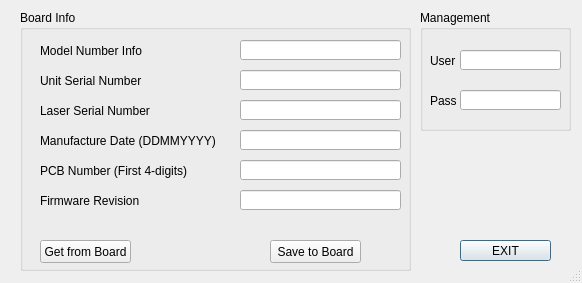
<?xml version="1.0" encoding="UTF-8"?>
<ui version="4.0">
 <class>Dialog</class>
 <widget class="QDialog" name="Dialog">
  <property name="geometry">
   <rect>
    <x>0</x>
    <y>0</y>
    <width>582</width>
    <height>283</height>
   </rect>
  </property>
  <property name="windowTitle">
   <string>Board Information</string>
  </property>
  <property name="sizeGripEnabled">
   <bool>true</bool>
  </property>
  <widget class="QPushButton" name="exitBu">
   <property name="geometry">
    <rect>
     <x>460</x>
     <y>240</y>
     <width>91</width>
     <height>21</height>
    </rect>
   </property>
   <property name="layoutDirection">
    <enum>Qt::LeftToRight</enum>
   </property>
   <property name="styleSheet">
    <string notr="true"/>
   </property>
   <property name="text">
    <string>EXIT</string>
   </property>
  </widget>
  <widget class="QGroupBox" name="groupBox">
   <property name="geometry">
    <rect>
     <x>420</x>
     <y>10</y>
     <width>151</width>
     <height>121</height>
    </rect>
   </property>
   <property name="title">
    <string>Management</string>
   </property>
   <widget class="QLineEdit" name="passwordEd">
    <property name="geometry">
     <rect>
      <x>40</x>
      <y>80</y>
      <width>101</width>
      <height>20</height>
     </rect>
    </property>
    <property name="echoMode">
     <enum>QLineEdit::Password</enum>
    </property>
    <property name="alignment">
     <set>Qt::AlignCenter</set>
    </property>
   </widget>
   <widget class="QLabel" name="label_9">
    <property name="geometry">
     <rect>
      <x>10</x>
      <y>80</y>
      <width>41</width>
      <height>21</height>
     </rect>
    </property>
    <property name="styleSheet">
     <string notr="true">font: 10pt &quot;MS Shell Dlg 2&quot;;</string>
    </property>
    <property name="frameShape">
     <enum>QFrame::NoFrame</enum>
    </property>
    <property name="text">
     <string>Pass</string>
    </property>
   </widget>
   <widget class="QLabel" name="label_10">
    <property name="geometry">
     <rect>
      <x>10</x>
      <y>40</y>
      <width>41</width>
      <height>21</height>
     </rect>
    </property>
    <property name="styleSheet">
     <string notr="true">font: 10pt &quot;MS Shell Dlg 2&quot;;</string>
    </property>
    <property name="frameShape">
     <enum>QFrame::NoFrame</enum>
    </property>
    <property name="text">
     <string>User</string>
    </property>
   </widget>
   <widget class="QLineEdit" name="userEd">
    <property name="geometry">
     <rect>
      <x>40</x>
      <y>40</y>
      <width>101</width>
      <height>20</height>
     </rect>
    </property>
    <property name="alignment">
     <set>Qt::AlignCenter</set>
    </property>
   </widget>
  </widget>
  <widget class="QGroupBox" name="groupBox_2">
   <property name="geometry">
    <rect>
     <x>20</x>
     <y>10</y>
     <width>391</width>
     <height>261</height>
    </rect>
   </property>
   <property name="title">
    <string>Board Info</string>
   </property>
   <widget class="QLabel" name="label_4">
    <property name="geometry">
     <rect>
      <x>20</x>
      <y>30</y>
      <width>111</width>
      <height>21</height>
     </rect>
    </property>
    <property name="styleSheet">
     <string notr="true">font: 10pt &quot;MS Shell Dlg 2&quot;;</string>
    </property>
    <property name="frameShape">
     <enum>QFrame::NoFrame</enum>
    </property>
    <property name="text">
     <string>Model Number Info</string>
    </property>
   </widget>
   <widget class="QLineEdit" name="FirmwareRevisionEd">
    <property name="geometry">
     <rect>
      <x>220</x>
      <y>180</y>
      <width>161</width>
      <height>20</height>
     </rect>
    </property>
    <property name="alignment">
     <set>Qt::AlignLeading|Qt::AlignLeft|Qt::AlignVCenter</set>
    </property>
   </widget>
   <widget class="QLabel" name="label_8">
    <property name="geometry">
     <rect>
      <x>20</x>
      <y>180</y>
      <width>111</width>
      <height>21</height>
     </rect>
    </property>
    <property name="styleSheet">
     <string notr="true">font: 10pt &quot;MS Shell Dlg 2&quot;;</string>
    </property>
    <property name="frameShape">
     <enum>QFrame::NoFrame</enum>
    </property>
    <property name="text">
     <string>Firmware Revision</string>
    </property>
   </widget>
   <widget class="QPushButton" name="getFromBoardBu">
    <property name="geometry">
     <rect>
      <x>20</x>
      <y>230</y>
      <width>91</width>
      <height>23</height>
     </rect>
    </property>
    <property name="text">
     <string>Get from Board</string>
    </property>
   </widget>
   <widget class="QLabel" name="label_6">
    <property name="geometry">
     <rect>
      <x>20</x>
      <y>120</y>
      <width>181</width>
      <height>21</height>
     </rect>
    </property>
    <property name="styleSheet">
     <string notr="true">font: 10pt &quot;MS Shell Dlg 2&quot;;</string>
    </property>
    <property name="frameShape">
     <enum>QFrame::NoFrame</enum>
    </property>
    <property name="text">
     <string>Manufacture Date (DDMMYYYY)</string>
    </property>
   </widget>
   <widget class="QLineEdit" name="UnitSerialEd">
    <property name="geometry">
     <rect>
      <x>220</x>
      <y>60</y>
      <width>161</width>
      <height>20</height>
     </rect>
    </property>
    <property name="alignment">
     <set>Qt::AlignLeading|Qt::AlignLeft|Qt::AlignVCenter</set>
    </property>
   </widget>
   <widget class="QLineEdit" name="ModelNumberEd">
    <property name="geometry">
     <rect>
      <x>220</x>
      <y>30</y>
      <width>161</width>
      <height>20</height>
     </rect>
    </property>
    <property name="alignment">
     <set>Qt::AlignLeading|Qt::AlignLeft|Qt::AlignVCenter</set>
    </property>
   </widget>
   <widget class="QLineEdit" name="ManufactureDateEd">
    <property name="geometry">
     <rect>
      <x>220</x>
      <y>120</y>
      <width>161</width>
      <height>20</height>
     </rect>
    </property>
    <property name="alignment">
     <set>Qt::AlignLeading|Qt::AlignLeft|Qt::AlignVCenter</set>
    </property>
   </widget>
   <widget class="QPushButton" name="saveToBoardBu">
    <property name="geometry">
     <rect>
      <x>250</x>
      <y>230</y>
      <width>91</width>
      <height>23</height>
     </rect>
    </property>
    <property name="text">
     <string>Save to Board</string>
    </property>
   </widget>
   <widget class="QLineEdit" name="LaserSerialEd">
    <property name="geometry">
     <rect>
      <x>220</x>
      <y>90</y>
      <width>161</width>
      <height>20</height>
     </rect>
    </property>
    <property name="alignment">
     <set>Qt::AlignLeading|Qt::AlignLeft|Qt::AlignVCenter</set>
    </property>
   </widget>
   <widget class="QLabel" name="label_5">
    <property name="geometry">
     <rect>
      <x>20</x>
      <y>90</y>
      <width>111</width>
      <height>21</height>
     </rect>
    </property>
    <property name="styleSheet">
     <string notr="true">font: 10pt &quot;MS Shell Dlg 2&quot;;</string>
    </property>
    <property name="frameShape">
     <enum>QFrame::NoFrame</enum>
    </property>
    <property name="text">
     <string>Laser Serial Number</string>
    </property>
   </widget>
   <widget class="QLabel" name="label_7">
    <property name="geometry">
     <rect>
      <x>20</x>
      <y>150</y>
      <width>161</width>
      <height>21</height>
     </rect>
    </property>
    <property name="styleSheet">
     <string notr="true">font: 10pt &quot;MS Shell Dlg 2&quot;;</string>
    </property>
    <property name="frameShape">
     <enum>QFrame::NoFrame</enum>
    </property>
    <property name="text">
     <string>PCB Number (First 4-digits)</string>
    </property>
   </widget>
   <widget class="QLineEdit" name="PCBNumberEd">
    <property name="geometry">
     <rect>
      <x>220</x>
      <y>150</y>
      <width>161</width>
      <height>20</height>
     </rect>
    </property>
    <property name="alignment">
     <set>Qt::AlignLeading|Qt::AlignLeft|Qt::AlignVCenter</set>
    </property>
   </widget>
   <widget class="QLabel" name="label_3">
    <property name="geometry">
     <rect>
      <x>20</x>
      <y>60</y>
      <width>111</width>
      <height>21</height>
     </rect>
    </property>
    <property name="styleSheet">
     <string notr="true">font: 10pt &quot;MS Shell Dlg 2&quot;;</string>
    </property>
    <property name="frameShape">
     <enum>QFrame::NoFrame</enum>
    </property>
    <property name="text">
     <string>Unit Serial Number</string>
    </property>
   </widget>
  </widget>
 </widget>
 <resources/>
 <connections>
  <connection>
   <sender>exitBu</sender>
   <signal>clicked()</signal>
   <receiver>Dialog</receiver>
   <slot>close()</slot>
   <hints>
    <hint type="sourcelabel">
     <x>392</x>
     <y>288</y>
    </hint>
    <hint type="destinationlabel">
     <x>360</x>
     <y>248</y>
    </hint>
   </hints>
  </connection>
 </connections>
</ui>
